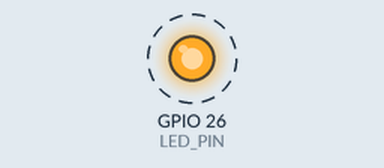
Simulated run of this sketch. Board: ESP32. On the bench: output pins drawn as LEDs (lit = HIGH). Dashed ring = blinking.

Above: at 0.5 s.
Timing chart, 0 to 4.6 s (numbered marks = the images above):
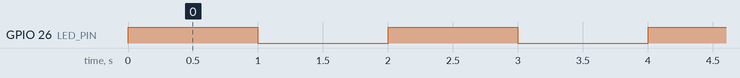

The sketch:

LED26Blink.ino
```cpp
// FireBeetle 2 ESP32-E: external LED on GPIO26 (D3).
// Wiring: GPIO26 -> 220-330 ohm resistor -> LED anode (+), cathode (-) -> GND.
constexpr int LED_PIN = 26;

void setup() {
  pinMode(LED_PIN, OUTPUT);
  digitalWrite(LED_PIN, LOW);
}

void loop() {
  digitalWrite(LED_PIN, HIGH);
  delay(1000);
  digitalWrite(LED_PIN, LOW);
  delay(1000);
}
```

Measured:
- by itself, GPIO 26 (LED_PIN): alternates HIGH for 1.0 s and LOW for 1.0 s
